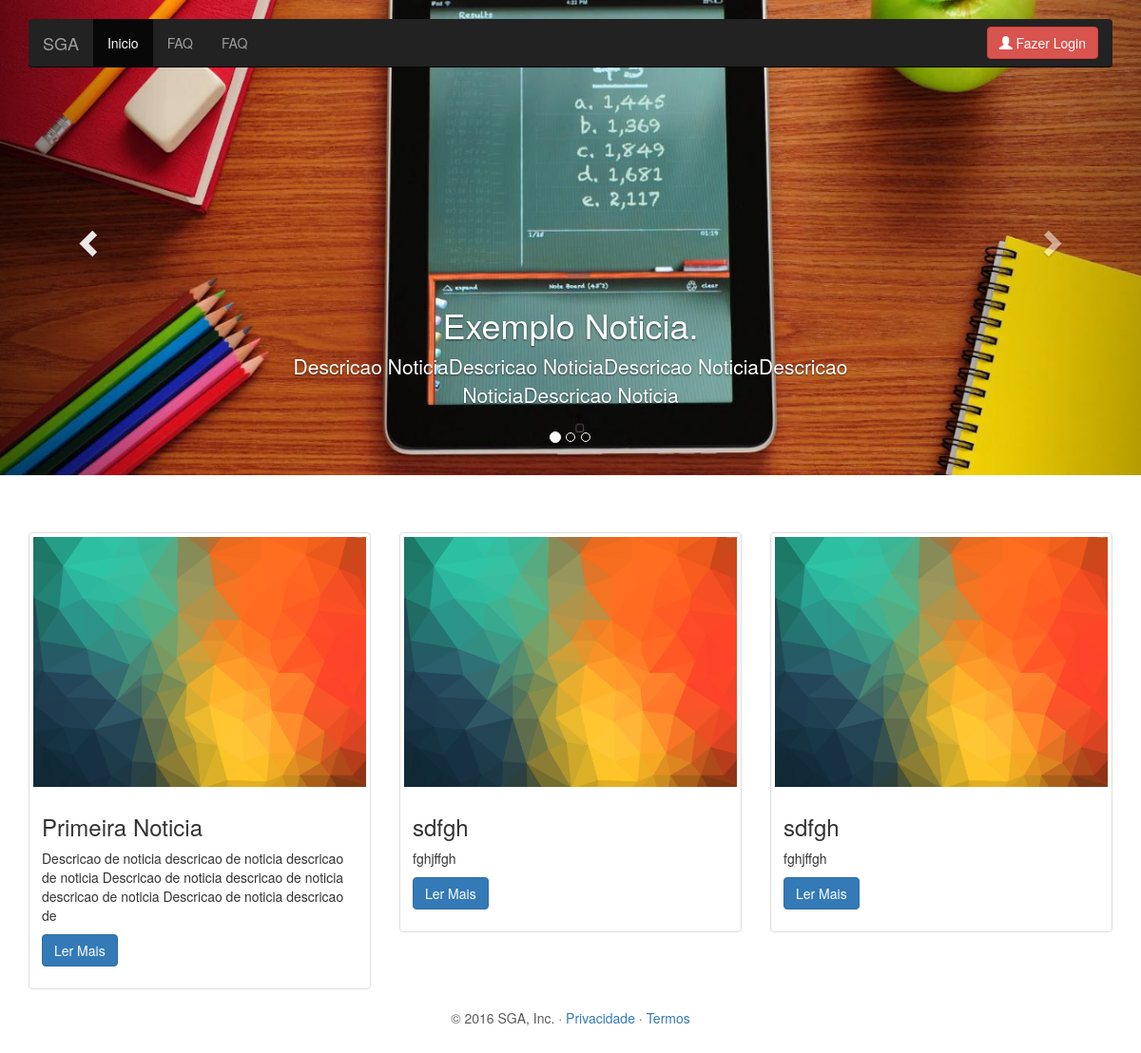
The page / on the database its author committed.
### tables this page shows
CREATE TABLE IF NOT EXISTS `noticias` (
  `tit_noticia` varchar(25) NOT NULL,
  `desc_noticia` varchar(160) NOT NULL,
  `imagem` varchar(50) DEFAULT NULL,
`cd_noticias` bigint(20) NOT NULL,
  `permissao` varchar(1) NOT NULL,
  `posicao` varchar(10) NOT NULL,
  `categoria` varchar(20) NOT NULL
);

### classes/database.class.php (called while the page is built, shortened)
<?php
class Database {
  private $mysql;
  private $query;
  public function __construct() {
    $this->mysql = new mysqli('127.0.0.1', 'root', '', 'sga');
  }
  protected function clearAttributes() {
    $not = array('last_query', 'operators', 'join_types');
    $attrs = get_object_vars($this);
  }
  protected function escape_string($string) {
    if(is_array($string)) {
      foreach ($string as $key => $value) {
        $string[$key] = mysqli_escape_string($this->mysql, $value);
      }
    }
    else if(is_string($string)) {
      $string = mysqli_escape_string($this->mysql, $string);
    }
    return $string;
  }
  public function result() {
    $data = array();
    if(!empty($this->query)) {
      while($result = mysqli_fetch_object($this->query)) {
        $data[] = $result;
      }
    }
    return $data;
  }
  public function query($query, $escape = TRUE) {
    $escape = (!is_bool($escape)) ? TRUE : $escape;
    if($escape) {
      $query = $this->escape_string($query);
    }
    $this->query = $this->mysql->query($query);
    return $this;
  }
}

### classes/noticia.class.php (the view, shortened to what this page needs)
<?php
Class Noticia extends Funcoes {
  public function getNoticias() {
    $objetoSql = new Database();
    $resultado = $objetoSql->query('select * from noticias order by cd_noticias DESC limit 3')->result();
    if(count($resultado) > 0) {
      return $resultado;
    }else {
      return false;
    }
  }
  public function geraNoticia() {
    $noticias = $this->getNoticias();
    foreach ($noticias as $itens) { ?>
      <div class="col-sm-6 col-md-4">
        <div class="thumbnail">
          <img src="assets/imagens/noticias.jpg" alt="...">
          <div class="caption">
            <h3><?= $itens->tit_noticia;?></h3>
            <p><?= $itens->desc_noticia;?></p>
            <p><a href="#" class="btn btn-primary" role="button">Ler Mais</a></p>
          </div>
        </div>
      </div>
    <?php
    }
  }
}

### assets/css/carousel.css (style rules this page uses)
body { padding-bottom: 40px; color: #5a5a5a; }

### rows shown on the page
noticias: tit_noticia "Primeira Noticia", desc_noticia "Descricao de noticia descricao de noticia descricao de noticia Descricao de noticia descricao de noticia descricao de noticia Descricao de noticia descricao de"
noticias: tit_noticia "sdfgh", desc_noticia "fghjffgh"
noticias: tit_noticia "sdfgh", desc_noticia "fghjffgh"
